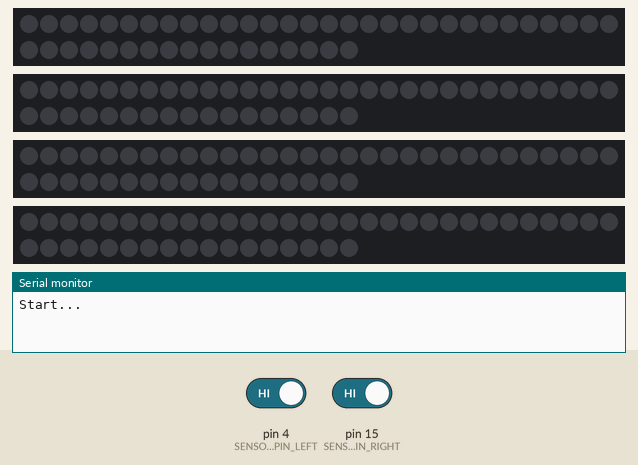
The sketch below on a simulated Arduino Uno, built with avr-gcc and run on an emulated ATmega328P. Shown: 4 × 47 RGB LEDs in strip order, left to right, continuing on the next row, the last lines printed to the serial monitor. Inputs (shaded band) come from the test bench; at power-on: pin 15 (SENSOR_PIN_RIGHT) HIGH, pin 4 (SENSOR_PIN_LEFT) HIGH. Dim RGB values are drawn brighter than linear; colours are those a GRB WS2812 strip shows for the declared byte order.

Above: at 1.2 s.
1.3 s: pin 15 (SENSOR_PIN_RIGHT) driven LOW
At 2.37 s:
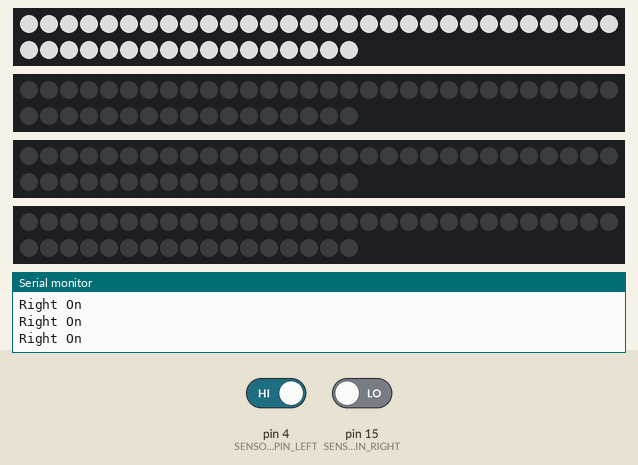
3.7 s: pin 4 (SENSOR_PIN_LEFT) driven LOW
At 5.5 s:
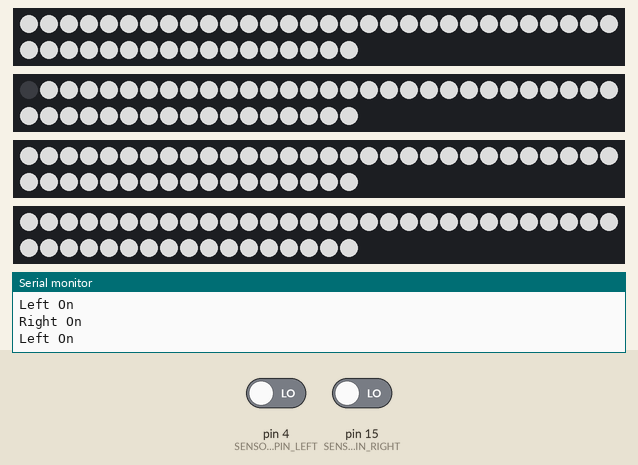
5.8 s: pin 4 (SENSOR_PIN_LEFT) driven HIGH
At 7.0 s:
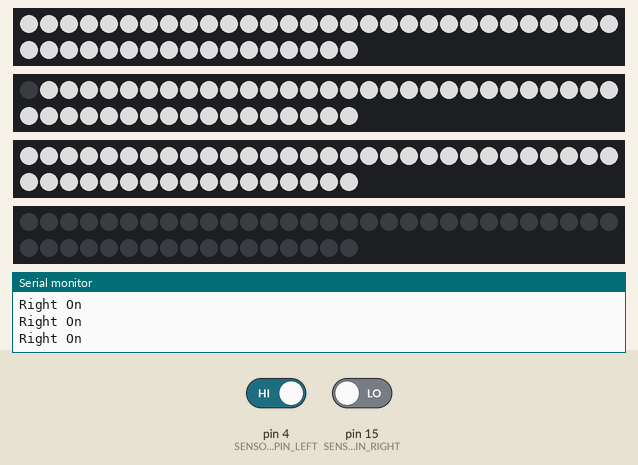
7.3 s: pin 4 (SENSOR_PIN_LEFT) driven LOW
At 7.68 s:
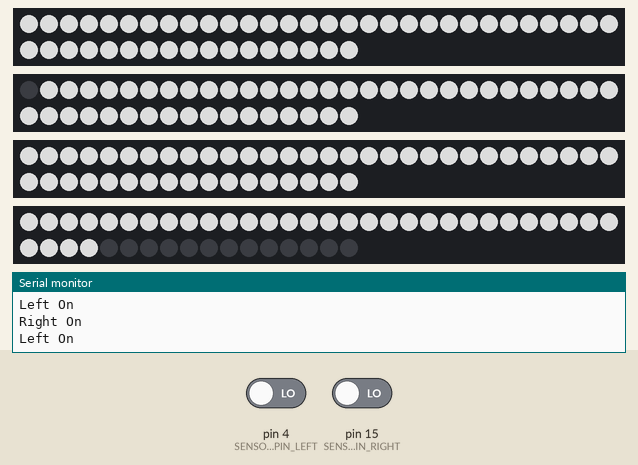
9.1 s: pin 15 (SENSOR_PIN_RIGHT) driven HIGH
At 9.8 s:
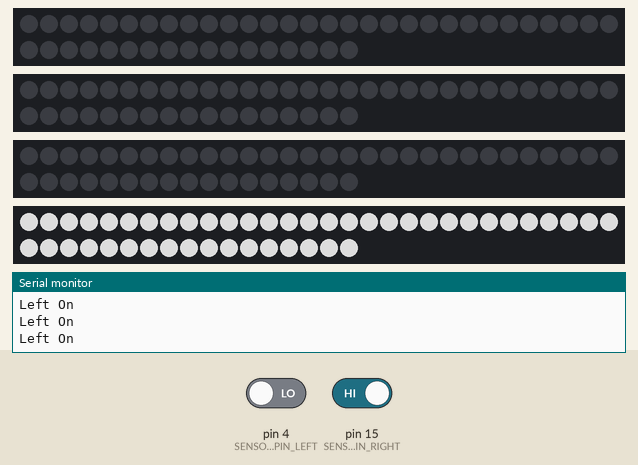
10.6 s: pin 15 (SENSOR_PIN_RIGHT) driven LOW
At 11.68 s:
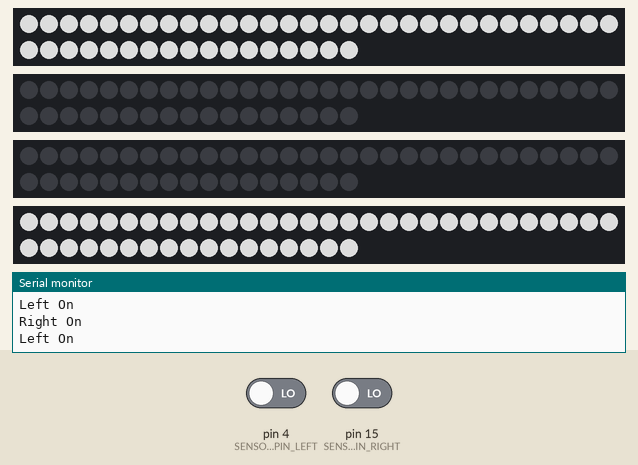
Timing chart, 0 to 13.6 s (numbered marks = the images above; inputs shaded):
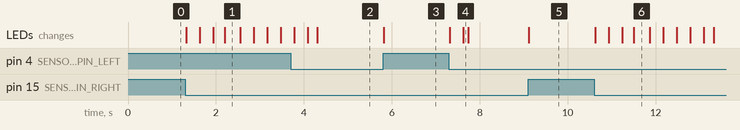

The sketch:

src.ino
```cpp
#include "FastLED.h"

#define NUM_LEDS 47
#define DATA_PIN_RIGHT_TOP 5
#define DATA_PIN_RIGHT_MIDDLE 6
#define DATA_PIN_RIGHT_BOTTOM 7
#define DATA_PIN_LEFT 1
CRGB leds_right_top[NUM_LEDS];
CRGB leds_right_middle[NUM_LEDS];
CRGB leds_right_bottom[NUM_LEDS];
CRGB leds_left[NUM_LEDS];

#define SENSOR_PIN_LEFT 4
#define SENSOR_PIN_RIGHT 15

#define BRIGHTNESS         150
#define FRAMES_PER_SECOND  120

int currLeftPixel = 0;
int currRightPixel = 0;

void setup() {
  Serial.begin(115200);
  setupLed();
  setupSensor();
  Serial.println("Start...");
}

void loop() {
  loopRightDoor();
  loopLeftDoor();
  // delay(1000);

  FastLED.show();
  // FastLED.delay(1000/FRAMES_PER_SECOND);
  // Serial.println("Loop");
}

void setupLed() {
  FastLED.setBrightness(BRIGHTNESS);

  FastLED.addLeds<WS2812B, DATA_PIN_RIGHT_TOP>(leds_right_top, NUM_LEDS);
  FastLED.addLeds<WS2812B, DATA_PIN_RIGHT_MIDDLE>(leds_right_middle, NUM_LEDS);
  FastLED.addLeds<WS2812B, DATA_PIN_RIGHT_BOTTOM>(leds_right_bottom, NUM_LEDS);
  FastLED.addLeds<WS2812B, DATA_PIN_LEFT>(leds_left, NUM_LEDS);
}

void setupSensor() {
  pinMode(SENSOR_PIN_LEFT,INPUT);
  pinMode(SENSOR_PIN_RIGHT,INPUT);
}

void loopRightDoor() {
  if (!digitalRead(SENSOR_PIN_RIGHT)) {
    Serial.println("Right On");
    if (currRightPixel < (NUM_LEDS * 3)) {
      int stripe = currRightPixel / NUM_LEDS;
      // Serial.println(currRightPixel);
      switch (stripe) {
        case 0:
          leds_right_top[currRightPixel % NUM_LEDS] = CRGB::White;
          break;
        case 1:
          leds_right_middle[NUM_LEDS - (currRightPixel % NUM_LEDS)] = CRGB::White;
          break;
        case 2:
          leds_right_bottom[currRightPixel % NUM_LEDS] = CRGB::White;
          break;
      }
      currRightPixel++;
      delay(10);
    }
  } else if (currRightPixel > 0) {
    Serial.println("Right Off");
    for (int i = 0; i < NUM_LEDS; i++) {
      leds_right_top[i] = CRGB::Black;
      leds_right_middle[i] = CRGB::Black;
      leds_right_bottom[i] = CRGB::Black;
    }
    currRightPixel = 0;
  }
}

void loopLeftDoor() {
  if (!digitalRead(SENSOR_PIN_LEFT)) {
    Serial.println("Left On");
    if (currLeftPixel < NUM_LEDS) {
      leds_left[currLeftPixel] = CRGB::White;
      currLeftPixel++;
    }
  } else if (currLeftPixel > 0) {
    Serial.println("Left Off");
    for (int i = 0; i < NUM_LEDS; i++) {
      leds_left[i] = CRGB::Black;
    }
    currLeftPixel = 0;
  }
}
```

Measured:
- after the input at 1.3 s, the LEDs: first change at once (image 1 shows a later state)
- after the input at 3.7 s, the LEDs: first change after 0.08 s (image 2 shows a later state)
- after the input at 5.8 s, the LEDs: change at once (image 3)
- after the input at 7.3 s, the LEDs: first change at once (image 4 shows a later state)
- after the input at 9.1 s, the LEDs: change at once (image 5)
- after the input at 10.6 s, the LEDs: first change at once (image 6 shows a later state)
